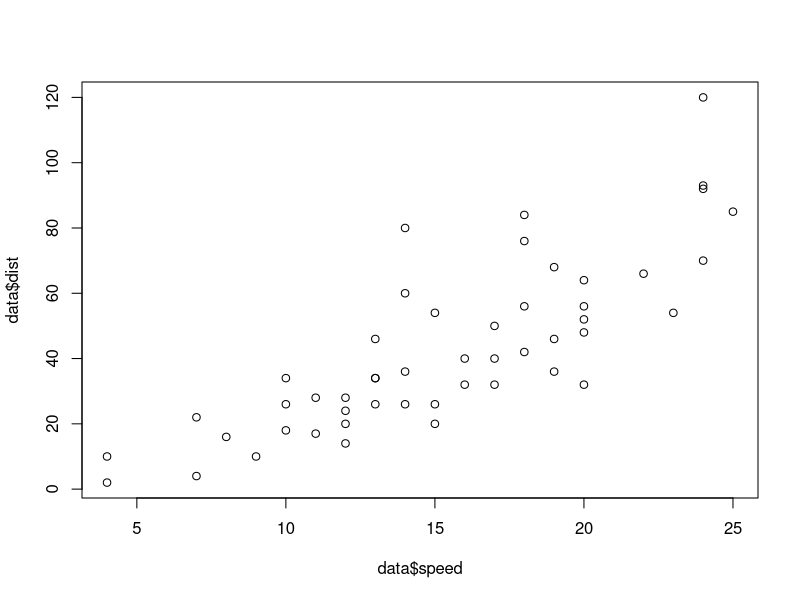

Generate this figure with R:
data = cars 
data
summary(data)

v1=var(data$speed)
v2=var(data$dist)
#function of covariance
covar=cov(data$speed,data$dist)
covar
#formula
corr=covar/(sd(data$speed)*sd(data$dist))
corr
#function of correlation
cor.test(data$speed,data$dist)
cor.test(data$speed,data$dist,method="pearson")
cor.test(data$speed,data$dist,method="spearman")
cor.test(data$speed,data$dist,method="kendal")
plot(data$speed,data$dist)
